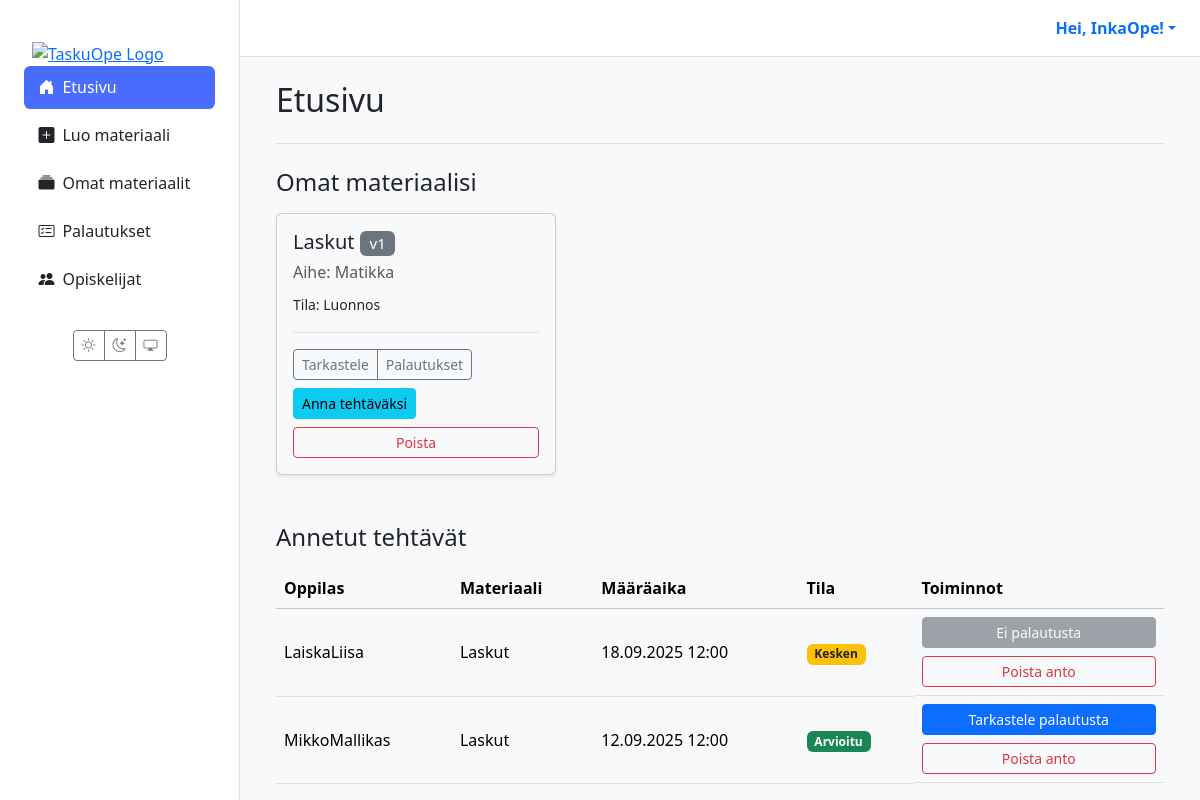
Before: / (signed in) with the older database file.
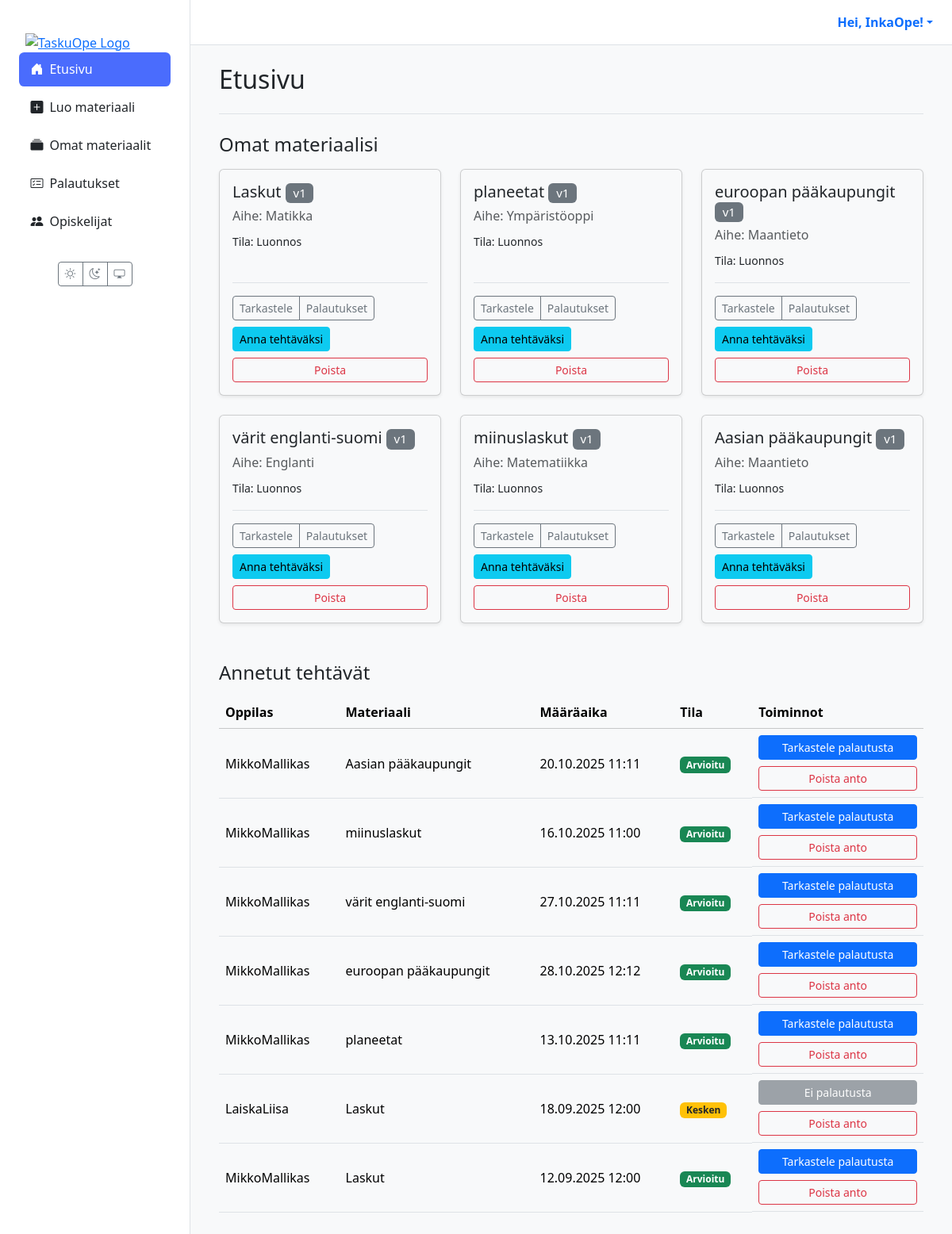
After: the same page with the newer database file.
### materials/models.py (models this page shows, shortened)
class Material(models.Model):
    class MaterialType(models.TextChoices):
        TASK = 'tehtävä', _('Tehtävä')
        LEARNING_MATERIAL = 'oppimateriaali', _('Oppimateriaali')
        TEST = 'testi', _('Testi')
        EXAM = 'koe', _('Koe')
        VIDEO = 'video', _('Video')
        GAME = 'peli', _('Peli')
    class Status(models.TextChoices):
        DRAFT = 'DRAFT', _('Luonnos')
        PENDING_APPROVAL = 'PENDING', _('Odottaa hyväksyntää')
        APPROVED = 'APPROVED', _('Hyväksytty')
        REJECTED = 'REJECTED', _('Hylätty')
    GRADE_CHOICES = [(str(i), f"{i}. luokka") for i in range(1, 7)]
    id = models.UUIDField(primary_key=True, default=uuid.uuid4, editable=False)
    title = models.CharField(max_length=255, verbose_name=_("Otsikko"))
    content = models.TextField(
        verbose_name=_("Sisältö"),
        help_text=_("Raakasisältö, esim. AI:n tuottama teksti.")
    )
    structured_content = models.JSONField(
        null=True,
        blank=True,
        verbose_name=_("Jäsennelty sisältö"),
        help_text=_("Esim. monivalinnat tai tehtävän rakenne JSON-muodossa.")
    )
    material_type = models.CharField(
        max_length=50,
        choices=MaterialType.choices,
        default=MaterialType.TASK,
        verbose_name=_("Materiaalin tyyppi"),
    )
    subject = models.CharField(max_length=100, null=True, blank=True, verbose_name=_("Aine"))
    grade_level = models.CharField(
        max_length=20,
        choices=GRADE_CHOICES,
        null=True,
        blank=True,
        verbose_name=_("Luokka-aste"),
    )
    audience = models.JSONField(
        null=True,
        blank=True,
        verbose_name=_("Kohderyhmä"),
        help_text=_("Esim. {'learning_styles': ['visuaalinen'], 'languages': ['fi']}")
    )
    author = models.ForeignKey(
        settings.AUTH_USER_MODEL,
        related_name='authored_materials',
        on_delete=models.CASCADE,
        limit_choices_to={'role': 'TEACHER'},
        verbose_name=_("Tekijä (opettaja)"),
    )
    prompt = models.ForeignKey(
        Prompt,
        on_delete=models.SET_NULL,
        null=True,
        blank=True,
        verbose_name=_("Kehoite"),
    )
    status = models.CharField(
        max_length=50,
        choices=Status.choices,
        default=Status.DRAFT,
        verbose_name=_("Tila"),
    )
    version = models.IntegerField(default=1, verbose_name=_("Versio"))
    parent = models.ForeignKey(
        'self',
        on_delete=models.SET_NULL,
        null=True,
        blank=True,
        related_name='versions',
        verbose_name=_("Edellinen versio"),
    )
    created_at = models.DateTimeField(auto_now_add=True, verbose_name=_("Luotu"))
    updated_at = models.DateTimeField(auto_now=True, verbose_name=_("Päivitetty"))
    class Meta:
        verbose_name = _("Materiaali")
        verbose_name_plural = _("Materiaalit")

class Assignment(models.Model):
    class Status(models.TextChoices):
        ASSIGNED = "ASSIGNED", _("Annettu")
        IN_PROGRESS = "IN_PROGRESS", _("Kesken")
        SUBMITTED = "SUBMITTED", _("Palautettu")
        GRADED = "GRADED", _("Arvioitu")
    id = models.UUIDField(primary_key=True, default=uuid.uuid4, editable=False)
    material = models.ForeignKey(Material, on_delete=models.CASCADE, verbose_name=_("Materiaali"))
    student = models.ForeignKey(
        settings.AUTH_USER_MODEL,
        related_name='assignments',
        on_delete=models.CASCADE,
        limit_choices_to={'role': 'STUDENT'},
        verbose_name=_("Oppilas"),
    )
    assigned_by = models.ForeignKey(
        settings.AUTH_USER_MODEL,
        related_name='assigned_tasks',
        on_delete=models.CASCADE,
        limit_choices_to={'role': 'TEACHER'},
        verbose_name=_("Antanut opettaja"),
    )
    due_at = models.DateTimeField(null=True, blank=True, verbose_name=_("Määräaika"))
    status = models.CharField(max_length=20, choices=Status.choices, default=Status.ASSIGNED, verbose_name=_("Tila"))
    draft_response = models.TextField(blank=True, null=True, verbose_name=_("Luonnosvastaus"))
    created_at = models.DateTimeField(auto_now_add=True, verbose_name=_("Luotu"))
    class Meta:
        constraints = [
            models.UniqueConstraint(fields=['material', 'student'], name='unique_assignment_per_student'),
        ]
        indexes = [
            models.Index(fields=['status']),
            models.Index(fields=['due_at']),
            models.Index(fields=['student']),
            models.Index(fields=['assigned_by']),
        ]
        verbose_name = _("Tehtävänanto")
        verbose_name_plural = _("Tehtävänannot")

### users/models.py (models this page shows)
class CustomUser(AbstractUser):
    class Role(models.TextChoices):
        TEACHER = 'TEACHER', 'Teacher'
        STUDENT = 'STUDENT', 'Student'
    role = models.CharField(max_length=50, choices=Role.choices, default=Role.STUDENT)
    grade_class = models.PositiveSmallIntegerField(
        verbose_name="Luokka-aste",
        null=True,  # Salli tyhjä arvo (esim. opettajat)
        blank=True, # Ei pakollinen lomakkeissa
        choices=[(i, f"{i}. luokka") for i in range(1, 10)] # Valinnat 1-9
    )

### materials/views.py (the view, shortened to what this page needs)
# urls.py: path("", views.dashboard_view, name='dashboard'),
@login_required(login_url='kirjaudu')
def dashboard_view(request):
    user = request.user
    if user.role == 'TEACHER':
        materials = Material.objects.filter(author=user)
        assignments = (
            Assignment.objects
            .filter(assigned_by=user)
            .select_related('material', 'student')
            .order_by('-created_at')
        )
        context = {'materials': materials, 'assignments': assignments}
        return render(request, 'dashboard/teacher.html', context)
    return redirect('kirjaudu')

### templates/dashboard/teacher.html (shortened to what the changed rows need)
{% extends 'partials/base.html' %}
{% load static %}
{% block content %}
<div class="container-fluid">
  <div class="mb-4 border-bottom pb-3">
    <h1 class="h2">Etusivu</h1>
  </div>
  <section class="materials-list mb-5">
    <h2 class="h4 mb-3">Omat materiaalisi</h2>
    <div class="row row-cols-1 row-cols-md-2 row-cols-xl-3 g-4">
      {% for m in materials %}
      <div class="col">
        <div class="card h-100 shadow-sm">
          <div class="card-body d-flex flex-column">
            <h5 class="card-title">
              {{ m.title }} <span class="badge bg-secondary fw-normal">v{{ m.version }}</span>
            </h5>
            <p class="card-subtitle mb-2 text-muted">Aihe: {{ m.subject|default:'Ei määritelty' }}</p>
            <p class="card-text"><small>Tila: {{ m.get_status_display }}</small></p>
            <div class="mt-auto pt-3 border-top">
              <div class="d-flex justify-content-between align-items-center flex-wrap gap-2">
                <div class="btn-group">
                  <a class="btn btn-sm btn-outline-secondary" href="{% url 'material_detail' material_id=m.id %}">Tarkastele</a>
                  <a class="btn btn-sm btn-outline-secondary" href="{% url 'view_submissions' material_id=m.id %}">Palautukset</a>
                </div>
                <a class="btn btn-sm btn-info" href="{% url 'assign_material' material_id=m.id %}">Anna tehtäväksi</a>
              </div>
              <div class="d-grid mt-2">
                <button type="button"
                        class="btn btn-sm btn-outline-danger"
                        data-bs-toggle="modal"
                        data-bs-target="#confirmDeleteModal"
                        data-title="{{ m.title }}"
                        data-action="{% url 'delete_material' material_id=m.id %}">
                  Poista
                </button>
              </div>
            </div>
          </div>
        </div>
      </div>
      {% endfor %}
    </div>
  </section>
  <section class="assignments-list" id="annetut-tehtavat">
    <h2 class="h4 mb-3">Annetut tehtävät</h2>
    <table class="table table-hover align-middle tasks">
      <thead class="table-light">
        <tr>
          <th scope="col">Oppilas</th>
          <th scope="col">Materiaali</th>
          <th scope="col">Määräaika</th>
          <th scope="col">Tila</th>
          <th scope="col">Toiminnot</th>
        </tr>
      </thead>
      <tbody>
        {% for assignment in assignments %}
        <tr>
          <td data-label="Oppilas">{{ assignment.student.get_full_name|default:assignment.student.username }}</td>
          <td data-label="Materiaali">{{ assignment.material.title }}</td>
          <td data-label="Määräaika">{{ assignment.due_at|date:"d.m.Y H:i"|default:"-" }}</td>
          <td data-label="Tila">
            <span class="badge
              {% if assignment.status == 'GRADED' %}bg-success
              {% elif assignment.status == 'SUBMITTED' %}bg-primary
              {% elif assignment.status == 'IN_PROGRESS' %}bg-warning text-dark
              {% else %}bg-secondary{% endif %}">
              {{ assignment.get_status_display }}
            </span>
          </td>
          <td data-label="Toiminnot" class="d-grid gap-2">
            {% with sub=assignment.submissions.last %}
              {% if sub %}
                <a class="btn btn-sm btn-primary" href="{% url 'grade_submission' submission_id=sub.id %}">
                  Tarkastele palautusta
                </a>
              {% else %}
                <button class="btn btn-sm btn-secondary" disabled>Ei palautusta</button>
              {% endif %}
            {% endwith %}
            <button type="button"
                    class="btn btn-sm btn-outline-danger"
                    data-bs-toggle="modal"
                    data-bs-target="#confirmUnassignModal"
                    data-title="{{ assignment.material.title }} – {{ assignment.student.get_full_name|default:assignment.student.username }}"
                    data-action="{% url 'unassign' assignment_id=assignment.id %}">
              Poista anto
            </button>
          </td>
        </tr>
        {% empty %}
        <tr>
          <td colspan="5" class="text-center">
            <div class="alert alert-secondary mb-0">Et ole vielä antanut yhtään tehtävää.</div>
          </td>
        </tr>
        {% endfor %}
      </tbody>
    </table>
  </section>
</div>
{% endblock %}

Changed rows visible on the page:
added Material: title "planeetat", version "1", subject "Ympäristöoppi", status "Luonnos"
added Material: title "euroopan pääkaupungit", version "1", subject "Maantieto", status "Luonnos"
added Material: title "värit englanti-suomi", version "1", subject "Englanti", status "Luonnos"
added Material: title "miinuslaskut", version "1", subject "Matematiikka", status "Luonnos"
added Material: title "Aasian pääkaupungit", version "1", subject "Maantieto", status "Luonnos"
added Assignment: student.get_full_name "MikkoMallikas", material "Aasian pääkaupungit", due_at "20.10.2025 11:11", status "Arvioitu", shows "Tarkastele palautusta"
added Assignment: student.get_full_name "MikkoMallikas", material "miinuslaskut", due_at "16.10.2025 11:00", status "Arvioitu", shows "Tarkastele palautusta"
added Assignment: student.get_full_name "MikkoMallikas", material "värit englanti-suomi", due_at "27.10.2025 11:11", status "Arvioitu", shows "Tarkastele palautusta"
added Assignment: student.get_full_name "MikkoMallikas", material "euroopan pääkaupungit", due_at "28.10.2025 12:12", status "Arvioitu", shows "Tarkastele palautusta"
added Assignment: student.get_full_name "MikkoMallikas", material "planeetat", due_at "13.10.2025 11:11", status "Arvioitu", shows "Tarkastele palautusta"
